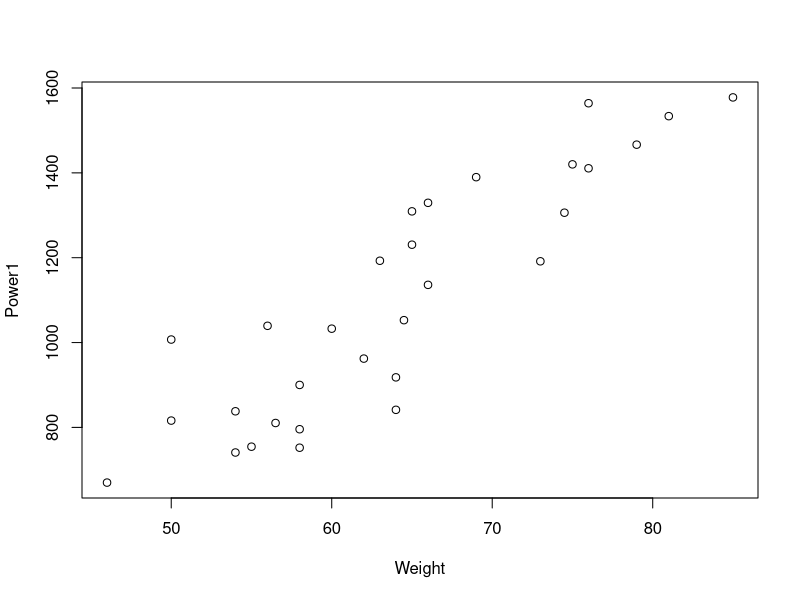
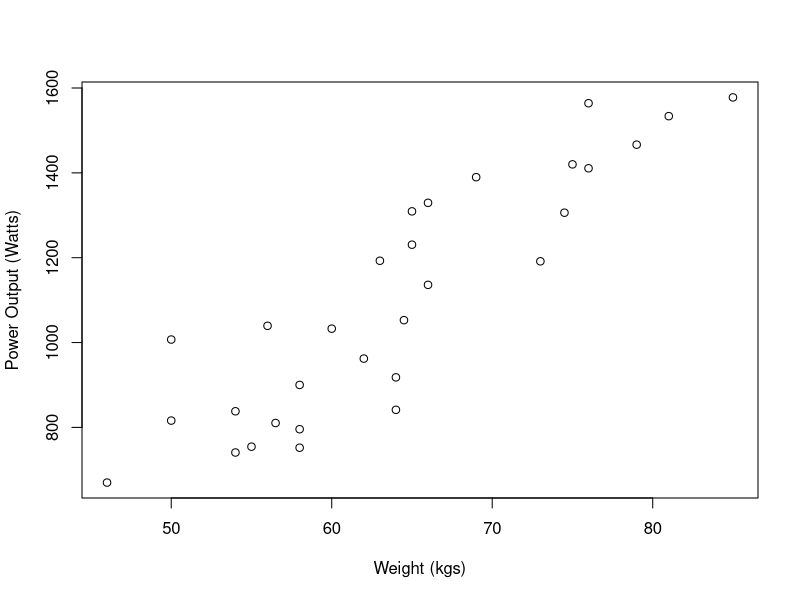
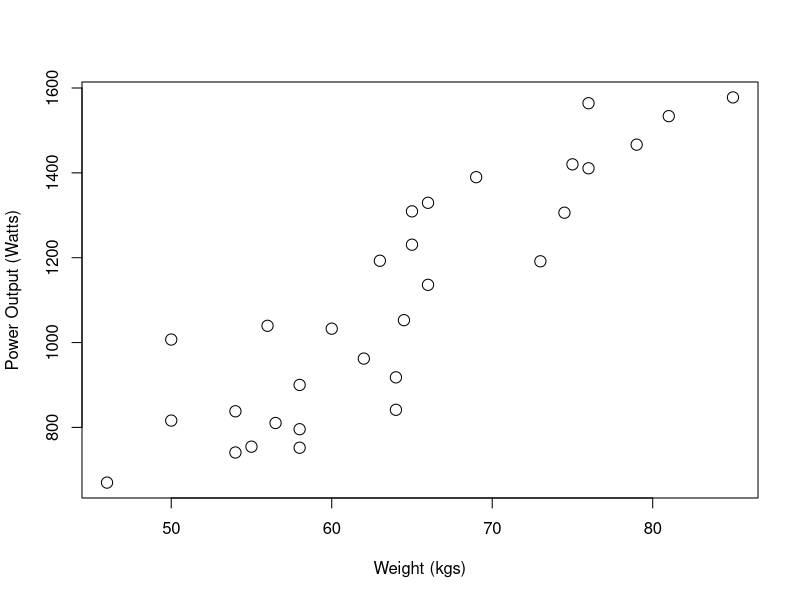
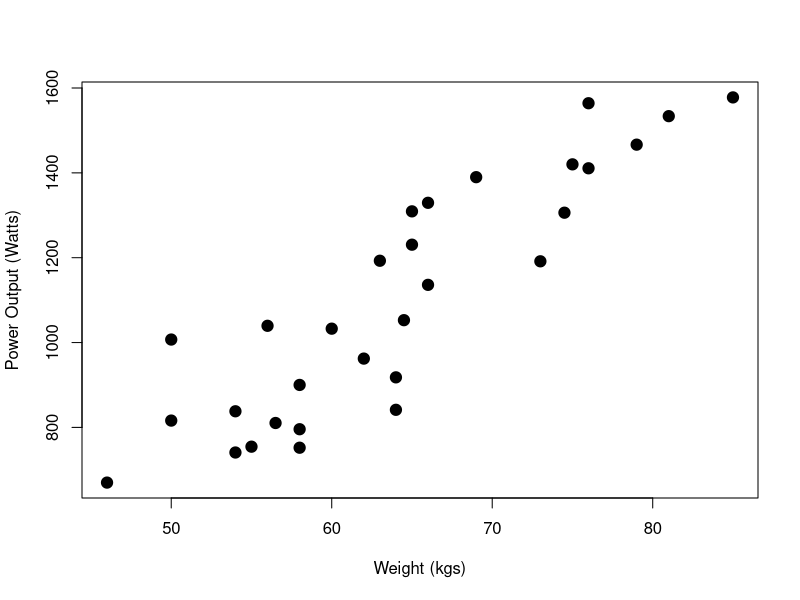
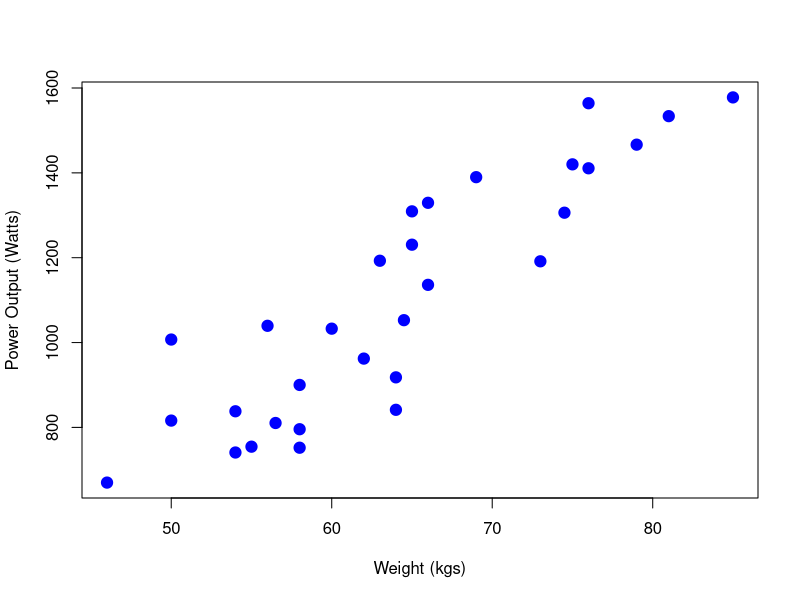
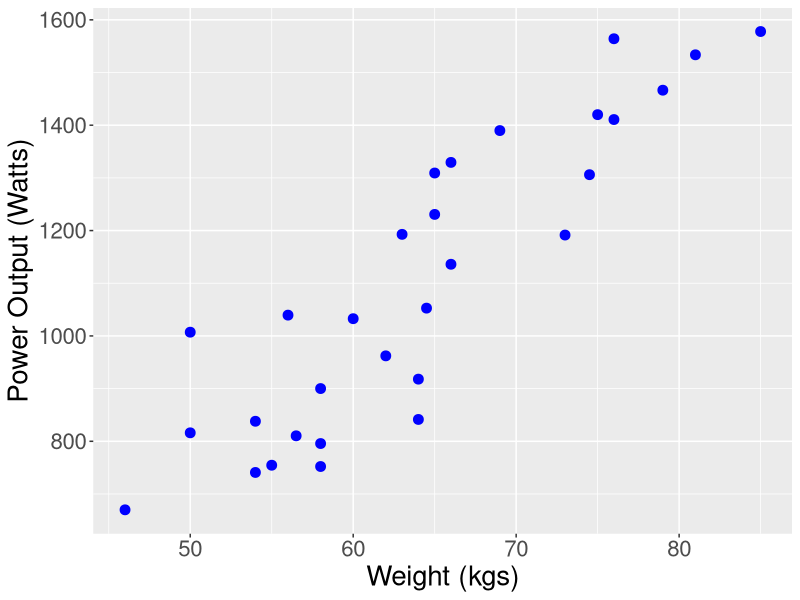
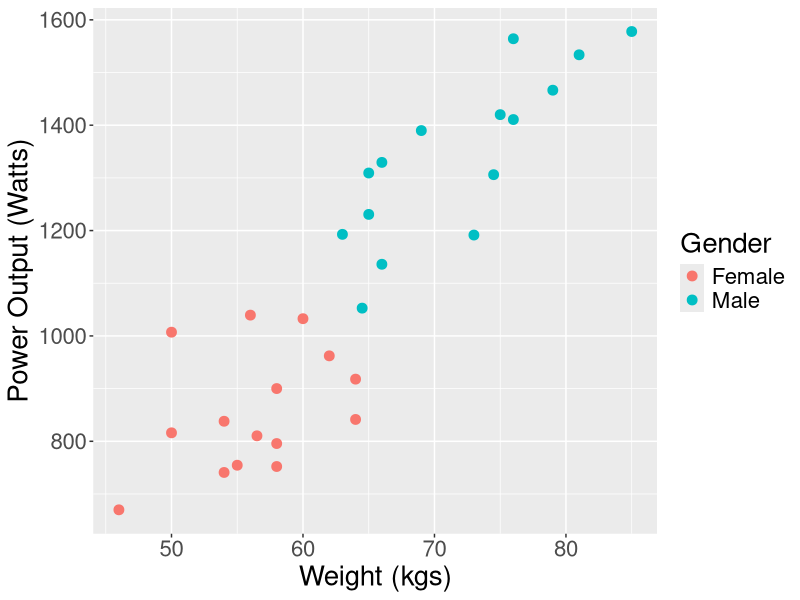
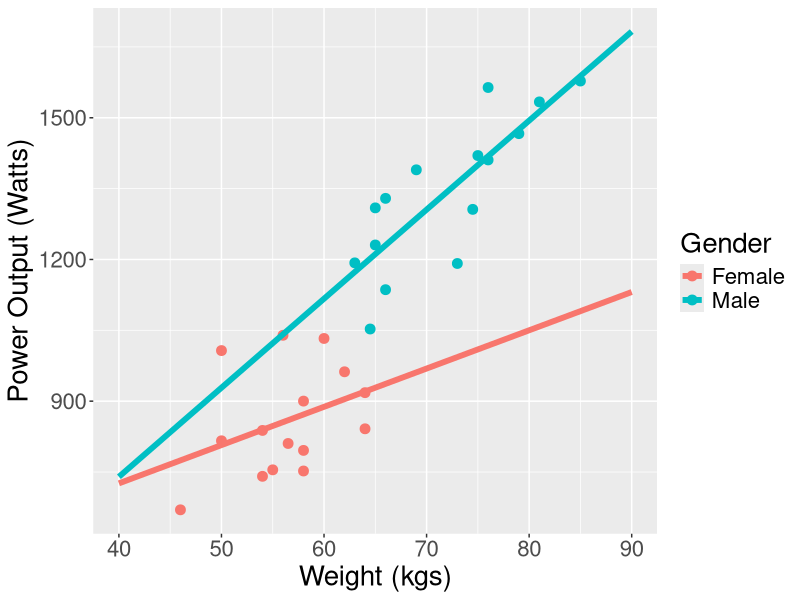

Here is the R script that generated these plots, in order:
### Power and Weight
setwd("~/git_environment/RegresionLab")
#Load the data
phys <- read.csv("phys1.csv")
#Check column names
names(phys)
#View data
View(phys)

#Plot power1 against weight
plot(Power1 ~ Weight, data=phys)
#Add labels
plot(Power1 ~ Weight, data=phys, xlab="Weight (kgs)", ylab="Power Output (Watts)")
#Change size
plot(Power1 ~ Weight, data=phys, xlab="Weight (kgs)", ylab="Power Output (Watts)", cex=1.5)
#Change symbol
plot(Power1 ~ Weight, data=phys, xlab="Weight (kgs)", ylab="Power Output (Watts)", cex=1.5, pch=19)
#Change colour
plot(Power1 ~ Weight, data=phys, xlab="Weight (kgs)", ylab="Power Output (Watts)", cex=1.5, pch=19,col="blue")

#Use ggplot to plot
library(ggplot2) #you need to install this package if it does not load
#install.packages("ggplot2")
ggplot(data=phys, aes(y=Power1,x= Weight))+ #Specify x and y axes
  geom_point(size = 3, color="blue") + #Specify to plot points size 2 coloured blue
  labs(x="Weight (kgs)", y="Power Output (Watts)")+ #Specify axes labels
  theme(text = element_text(size=20)) #Change size of axes labels

#Specify points to be coloured by gender.
ggplot(data=phys, aes(y=Power1,x= Weight,color=Gender)) + 
  geom_point(size = 3) + 
  labs(x="Weight (kgs)", y="Power Output (Watts)") + 
  theme(text = element_text(size=20)) 


#Estimate correlation between power1 and weight
cor(phys$Power1, phys$Weight)
#Test the null hypothesis that the population correlation coefficient is equal to zero
cor.test(phys$Power1, phys$Weight)

#Fit a simple linear regression
model1<-lm(Power1 ~ Weight, data=phys)
summary(model1)

#Fit a multiple linear regression adding gender
model2<-lm(Power1 ~ Weight + Gender, data=phys)
summary(model2)
#E(Power|Weight,Male)=13.391+249.708+14.995Weight
#E(Power|Weight,Female)=13.391+14.995Weight

#Try now including an interaction between weight and gender
model3<-lm(Power1 ~ Weight * Gender, data=phys)
summary(model3)
#Notice in this model the additional term 'Weight:GenderMale' this value, in addition to 'Weight' gives the slope estimate for males.
#E(Power|Weight,Male)=401.931-416.113+8.102Weight+10.751Weight
#E(Power|Weight,Female)=401.931+8.102Weight

#Make plot with these two separate fitted lines included from model3
newdata<-data.frame(Weight=rep(seq(40,90,length=50),2), Gender=rep(c("Male","Female"),rep(50,2)) )
pred3<-predict(model3, newdata)
newdata1<-data.frame(newdata, pred=pred3)
#Specify points to be coloured by gender.
ggplot(data=phys, aes(y=Power1,x= Weight,color=Gender)) + 
  geom_point(size = 3) + 
  labs(x="Weight (kgs)", y="Power Output (Watts)") + 
  theme(text = element_text(size=20)) +
  geom_line(aes(y=pred,x= Weight,color=Gender), data=newdata1,size=2)

#Make plot with these two separate fitted lines included from model2
newdata<-data.frame(Weight=rep(seq(40,90,length=50),2), Gender=rep(c("Male","Female"),rep(50,2)) )
pred2<-predict(model2, newdata)
newdata1<-data.frame(newdata, pred=pred2)
#Specify points to be coloured by gender.
ggplot(data=phys, aes(y=Power1,x= Weight,color=Gender)) + 
  geom_point(size = 3) + 
  labs(x="Weight (kgs)", y="Power Output (Watts)") + 
  theme(text = element_text(size=20)) +
  geom_line(aes(y=pred,x= Weight,color=Gender), data=newdata1,size=2)

#Based on these two plots, we can see that the intercept terms are different for males and females because males lie
#'above' females, that is the green cloud of points lie aboive the red cloud of points.
#Both lines have fairly similar positive slope parameters and so it may not be neccessary to have differet slope parameters.


### Hubble's Constant

#Load data
hubble <- read.csv("hubble.csv")
#Check column names
names(hubble)
#View data
View(hubble)

#Plot velocity against disance
plot(Velocity~Distance, data=hubble, cex=1.5, col="blue", pch=19, cex.lab=1.5,
     xlab="Distance (megaparsecs)", ylab="Velocity (km/sec)")
#ggplot
ggplot(data=hubble, aes(y=Velocity,x=Distance))+ 
  geom_point(size = 3, color="blue") + 
  labs(x="Distance (megaparsecs)", y="Velocity (km/sec)")+ 
  theme(text = element_text(size=20))
#We can see as distance increases, so does velocity and the relationship looks linear.  There seems to be a strong positive correlation.

#Fit a simple linear regression
model <- lm(Velocity ~ Distance, data=hubble)
summary(model)
#E(Velocity|Distance)=-40.78 + 454.16Distance

#Add fitted line to plot
plot(Velocity~Distance, data=hubble, cex=1.5, col="blue", pch=19, cex.lab=1.5,
     xlab="Distance (megaparsecs)", ylab="Velocity (km/sec)")
abline(model,lwd=2) 
#With ggplot
ggplot(data=hubble, aes(y=Velocity,x=Distance))+ 
  geom_point(size = 3, color="blue") + 
  labs(x="Distance (megaparsecs)", y="Velocity (km/sec)")+ 
  theme(text = element_text(size=20))+
geom_smooth(method="lm", fill=NA, fullrange=TRUE,color="black")

#Fit the same model with no intercept term
model2 <- lm(Velocity ~ Distance - 1, data=hubble)
summary(model2)
#E(Velocity|Distance)=423.94Distance

#Add fitted line
plot(Velocity~Distance, data=hubble, cex=1.5, col="blue", pch=19, cex.lab=1.5,
     xlab="Distance (megaparsecs)", ylab="Velocity (km/sec)")
abline(model,lwd=2) 
abline(model2,lwd=2,lty=2)
#With ggplot
ggplot(data=hubble, aes(y=Velocity,x=Distance))+ 
  geom_point(size = 3, color="blue") + 
  labs(x="Distance (megaparsecs)", y="Velocity (km/sec)")+ 
  theme(text = element_text(size=20))+
  geom_smooth(method="lm", fill=NA, fullrange=TRUE,color="black") +
  geom_smooth(method="lm", fill=NA, fullrange=TRUE,color="red",formula=y~x-1)

#There is very little difference between the two fitted lines.  In general, go for the 'simplier' of the two models.
#that is the model with the least parameters to estimate. 


### Publishing History

#Load data
books <- read.csv("books.csv")
#Check column names
names(books)
#View data
View(books)

#Plot number of books published over time
plot(Number.of.Books~Year, data=books, cex=1.5, col="blue", pch=19, cex.lab=1.5,
     xlab="Year", ylab="Number of Books Published")
#ggplot
ggplot(data=books, aes(y=Number.of.Books,x=Year))+ 
  geom_point(size = 3, color="blue") + 
  labs(x="Year", y="Number of Books Published")+ 
  theme(text = element_text(size=20))
#We can see the number of book published increase over time. The relationship does not look linear.

#Fit a simple linear regression
model0 <- lm(Number.of.Books~Year, data=books)
summary(model0)
#E(Number.of.Books|Year)=-50.1011 + 4.2599Year

#Add a quadratic term
model1 <- lm(Number.of.Books~poly(Year,2), data=books)
summary(model1)
model1 <- lm(Number.of.Books~Year+I(Year^2), data=books)
summary(model1)
model2 <- lm(Number.of.Books~poly(Year,2,raw=TRUE), data=books)
summary(model2)

#E(Number.of.Books|Year)=248.092 + 2058.861Year + 597.132Year^2

#Add fitted line to plot
plot(Number.of.Books~Year, data=books, cex=1.5, col="blue", pch=19, cex.lab=1.5,
     xlab="Year", ylab="Number of Books Published")
abline(model0,lwd=2,lty=2)
abline(model1,lwd=2,lty=1)
#Add line from quadratic model
newdata<-data.frame(Year=0:145)
pred<-predict(model1, newdata)
newdata1<-data.frame(newdata, pred=pred)
lines(newdata1$Year,newdata1$pred,lwd=2)
#ggplot
ggplot(data=books, aes(y=Number.of.Books,x=Year))+ 
  geom_point(size = 3, color="blue") + 
  labs(x="Year", y="Number of Books Published")+ 
  theme(text = element_text(size=20))+
  geom_smooth(method="lm", fill=NA, fullrange=TRUE,color="black") +
  geom_line(aes(y=pred,x= Year), data=newdata1,size=2)

#The quadratic model seems to fit the data more closely to the simple linear regression.




### The Taste of Cheese

#Load data
cheese <- read.csv("cheese.csv")
#Check column names
names(cheese)
#View data
View(cheese)

attach(cheese)
#Plot taste against Acetic Acid
plot(Acetic.Acid,Taste, cex=1.5, col="blue", pch=19, cex.lab=1.5,
     xlab="Acetic Acid", ylab="Taste")
#ggplot
ggplot(data=cheese, aes(y=Taste,x=Acetic.Acid))+ 
  geom_point(size = 3, color="blue") + 
  labs(x="Taste", y="Acetic Acid")+ 
  theme(text = element_text(size=20))
#There appears to be a weak postive correlation between taste and acetic acid.

#Plot taste against H2S
plot(H2S, Taste, cex=1.5, col="blue", pch=19, cex.lab=1.5,
     xlab="H2S", ylab="Taste")
#ggplot
ggplot(data=cheese, aes(y=Taste,x=H2S))+ 
  geom_point(size = 3, color="blue") + 
  labs(x="Taste", y="H2S")+ 
  theme(text = element_text(size=20))
#There does not seem to be a linear relationship between taste and H2S

#Plot taste against Lactic Acid
plot(Lactic.Acid, Taste, cex=1.5, col="blue", pch=19, cex.lab=1.5,
     xlab="Lactic Acid", ylab="Taste")
#ggplot
ggplot(data=cheese, aes(y=Taste,x=Lactic.Acid))+ 
  geom_point(size = 3, color="blue") + 
  labs(x="Taste", y="Lactic Acid")+ 
  theme(text = element_text(size=20))
#There appears to be a moderately strong postive correlation between taste and Lactic Acid.
#I will choose Lactic Acid

#Fit a simple linear regression
model <- lm(Taste~Lactic.Acid, data=cheese)
summary(model)
#E(Taste|Lactic Acid)=-29.859 + 37.720Lactic.Acid

#Plot taste against Lactic Acid with fitted line
plot(Lactic.Acid, Taste, cex=1.5, col="blue", pch=19, cex.lab=1.5,
     xlab="Lactic Acid", ylab="Taste") 
abline(model,lwd=2)
#ggplot
ggplot(data=cheese, aes(y=Taste,x=Lactic.Acid))+ 
  geom_point(size = 3, color="blue") + 
  labs(x="Taste", y="Lactic Acid")+ 
  theme(text = element_text(size=20)) +
  geom_smooth(method="lm", fill=NA, fullrange=TRUE,color="black")

#Correlation between taste and lactic acid
cor.test(cheese$Taste,cheese$Lactic.Acid)
#Since the p-value < 0.05, we can reject the null hypothesis that the population correlation coefficient is zero.
#We have evidence in favour or a strong postive correlation, estimated as 0.704, between taste and lactic acid.


### Ages

##Load data
data <- read.csv("AGESf.csv")

##First need to format the data
Age<-rep(data$Age,3)
Guess<-c(data[,2],data[,3],data[,4])
Class<-as.factor(rep(19:21,rep(13,3)))
df<-data.frame(Age=Age,Guess=Guess,Class=Class)
head(df)

### Plot these data 
ggplot(data=df, aes(x=Guess,y=Age, colour =Class, shape=Class))+ 
  geom_point(size = 5, alpha = 0.75)+
  theme(plot.margin = margin(0,0,0,0, "cm"),
        plot.background = element_rect(
          fill = "transparent",
          colour = NA,
          size = 1))

### Based on this fit, it seems that a parallel regression model may be appropriate.

### Fit additive model with Guess and Class
model2<-lm(Age~Guess+Class,data=df)
round(summary(model2)$coefficients,2)

###From this fit
#E(Age|2019)=7.09+1.12Guess
#E(Age|2020)=7.09+1.12Guess-19.67
#E(Age|2021)=7.09+1.12Guess+0.47


### Plot these data 
ggplot(data=df, aes(x=Guess,y=Age, colour =Class, shape=Class))+ 
  geom_point(size = 5, alpha = 0.75) +
  theme(plot.margin = margin(0,0,0,0, "cm"),
        plot.background = 
          element_rect(fill = "transparent",colour = NA,size = 1)) +
  geom_abline(intercept=7.09, slope=1.12, color="red") +
  geom_abline(intercept=7.0-19.679, slope=1.12, color="green") +
  geom_abline(intercept=7.09+0.47, slope=1.12, color="blue")


###Repeat the above steps with an interaction between Class and Guess
model3<-lm(Age~Guess*Class,data=df)
round(summary(model3)$coefficients,2)

###From this fit
#E(Age|2019)=6.08+1.14Guess
#E(Age|2020)=6.08+1.14Guess-16.67-0.06Guess
#E(Age|2021)=6.08+1.14Guess+1.15-0.02Guess


### Plot these data 
ggplot(data=df, aes(x=Guess,y=Age, colour =Class, shape=Class))+ 
  geom_point(size = 5, alpha = 0.75) +
  theme(plot.margin = margin(0,0,0,0, "cm"),
        plot.background = 
          element_rect(fill = "transparent",colour = NA,size = 1)) +
  geom_abline(intercept=6.08, slope=1.14, color="red") +
  geom_abline(intercept=6.08-16.67, slope=1.14-0.06, color="green") +
  geom_abline(intercept=6.08+1.15, slope=1.14-0.02, color="blue")


### Based on the fitted line plots, which model do you prefer?

